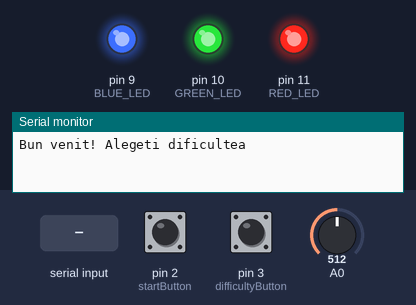
This program was run on a simulated Arduino Uno, built with avr-gcc and run on an emulated ATmega328P. Parts: output pins drawn as LEDs (lit = HIGH), the last lines printed to the serial monitor. Dashed ring = blinking. The inputs (shaded band) are chosen by the test bench; at power-on: pin 2 (startButton) HIGH, pin 3 (difficultyButton) HIGH, A0 = 512. Random numbers use the default seed unless the program sets one.

Above: at 1.2 s.
1.3 s: pin 2 (startButton) pulled LOW for 0.15 s
At 2.4 s:
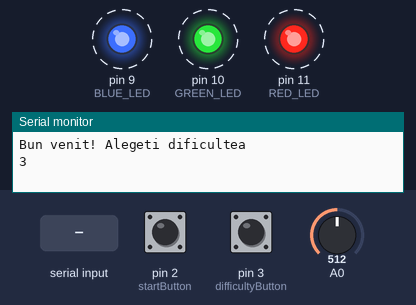
4.4 s: "Easy\n" received over Serial
At 4.9 s:
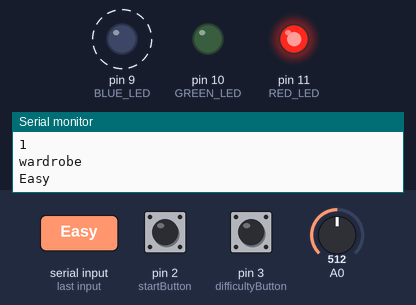
7.5 s: pin 2 (startButton) pulled LOW for 1 s
At 8.5 s:
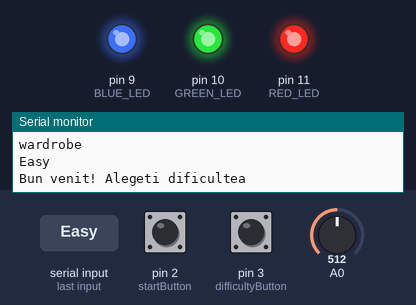
Timing chart, 0 to 10.5 s (numbered marks = the images above; inputs shaded):
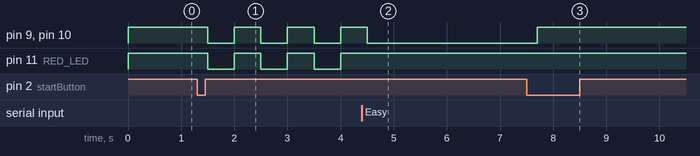

Measured:
- after the input at 1.3 s, pin 9 (BLUE_LED), pin 10 (GREEN_LED), pin 11 (RED_LED): alternates HIGH for 0.50 s and LOW for 0.50 s, starting after 0.20 s
- after the input at 4.4 s, pin 10 (GREEN_LED): HIGH → LOW after 0.10 s
- after the input at 7.5 s, pin 9 (BLUE_LED), pin 10 (GREEN_LED): LOW → HIGH after 0.20 s

The program:

main.cpp
```cpp
#include <Arduino.h>
#define RED_LED 11
#define BLUE_LED 9
#define GREEN_LED 10
#define startButton 2
#define difficultyButton 3
#define WHITE 0
#define GREEN 1
#define OFF 2
#define RED 3

volatile bool buttonPressed = false;
volatile bool dificultyPressed = false;
volatile bool gameActive = false;
volatile bool wordReady = false;
volatile bool wordCompleted = false;
String currentWord = "";
String dificulty = "Easy";
String userInput = "";
unsigned int index = 0;
unsigned int timer1_compare = 10;
volatile unsigned int seconds = 0;

int score = 0;
unsigned long roundStartTime = 0;
const unsigned long ROUND_DURATION = 30000;

const char *dictionar[] = {
    "machine", "cat", "apple", "withdraw", "applies",
    "computer", "park", "museum", "waterpark", "settle",
    "language", "speak", "nest", "best", "wardrobe", "blueberry",
    "peach", "watermelon", "hammer", "street", "corner", "shop",
    "nails", "coffin", "circus", "cherry", "about", "update",
    "mountain", "fountain", "summer", "autumn", "fall", "spring", "winter",
    "cheeseburger", "restaurant", "writer", "exclusive", "headphones",
    "helmet", "motorbike", "bicycle", "princess", "castle", "kingdom",
    "lives", "travells", "is", "monkey", "painting", "dancing", "fight",
    "sword", "library", "eats", "thinking", "queue"};
const int numWords = sizeof(dictionar) / sizeof(dictionar[0]);

String getRandomWord()
{
    int index = random(numWords);
    return String(dictionar[index]);
}

void timer1ISR()
{
    if (gameActive && !wordCompleted)
    {
        currentWord = getRandomWord();
        wordReady = true;
    }
}

void setupTimer1()
{
    noInterrupts();
    TCCR1A = 0;
    TCCR1B = 0;
    TCNT1 = 0;

    TCCR1B |= (1 << WGM12);
    TCCR1B |= (1 << CS12);
    OCR1A = 62500;
    TIMSK1 |= (1 << OCIE1A);
    interrupts();
}

ISR(TIMER1_COMPA_vect)
{
    seconds++;
    if (seconds >= timer1_compare)
    {
        seconds = 0;
        timer1ISR();
    }
}

void handleButton()
{
    buttonPressed = true;
}

void handleDifficulty()
{
    dificultyPressed = true;
}

void level()
{
    if (dificulty == "Easy")
    {
        dificulty = "Medium";
        Serial.println("Medium mode on");
        timer1_compare = 5;
        setupTimer1(); // 5 secunde pentru dificultate medie
    }
    else if (dificulty == "Medium")
    {
        dificulty = "Hard";
        Serial.println("Hard mode on");
        timer1_compare = 3;
        setupTimer1(); // 3 secunde pentru dificultate mare
    }
    else
    {
        dificulty = "Easy";
        Serial.println("Easy mode on");
        timer1_compare = 10;
        setupTimer1(); // 10 secunde pentru dificultate ușoară
    }
}

void setup()
{
    Serial.begin(9600);
    Serial.println("Bun venit! Alegeti dificultea");

    randomSeed(analogRead(0));

    pinMode(RED_LED, OUTPUT);
    pinMode(BLUE_LED, OUTPUT);
    pinMode(GREEN_LED, OUTPUT);
    pinMode(startButton, INPUT_PULLUP);
    pinMode(difficultyButton, INPUT_PULLUP);

    digitalWrite(RED_LED, HIGH);
    digitalWrite(BLUE_LED, HIGH);
    digitalWrite(GREEN_LED, HIGH);

    attachInterrupt(digitalPinToInterrupt(startButton), handleButton, FALLING);
    attachInterrupt(digitalPinToInterrupt(difficultyButton), handleDifficulty, FALLING);
}

void setColor(int color)
{
    switch (color)
    {
    case WHITE:
        digitalWrite(RED_LED, HIGH);
        digitalWrite(BLUE_LED, HIGH);
        digitalWrite(GREEN_LED, HIGH);
        break;
    case GREEN:
        digitalWrite(RED_LED, LOW);
        digitalWrite(BLUE_LED, LOW);
        digitalWrite(GREEN_LED, HIGH);
        break;
    case OFF:
        digitalWrite(RED_LED, LOW);
        digitalWrite(BLUE_LED, LOW);
        digitalWrite(GREEN_LED, LOW);
        break;
    case RED:
        digitalWrite(GREEN_LED, LOW);
        digitalWrite(BLUE_LED, LOW);
        digitalWrite(RED_LED, HIGH);
        break;
    }
}

void blink()
{
    for (int i = 3; i >= 1; i--)
    {
        setColor(OFF);
        delay(500);
        setColor(WHITE);
        Serial.println(i);
        delay(500);
    }
}

void clearSerialBuffer()
{
    while (Serial.available() > 0)
    {
        Serial.read();
    }
}

void gameRound()
{
    while (Serial.available())
    {
        char incomingChar = Serial.read();
        if (incomingChar == '\b' && userInput.length() > 0)
        {
            userInput.remove(userInput.length() - 1);
            Serial.print('\b');
            setColor(GREEN);
        }
        else if (incomingChar != '\b')
        {
            userInput += incomingChar;
            Serial.print(incomingChar);

            if (incomingChar == currentWord[index])
            {
                setColor(GREEN);
                index++;

                if (index == currentWord.length())
                {
                    score++;
                    wordCompleted = true;
                    currentWord = getRandomWord();
                    Serial.print('\n');
                    Serial.println(currentWord);
                    index = 0;
                    userInput = "";
                }
            }
            else
            {
                setColor(RED);
            }
        }
    }
}

void loop()
{
    if (gameActive && (millis() - roundStartTime >= ROUND_DURATION))
    {
        Serial.print("Timp expirat! Ai scris corect ");
        Serial.print(score);
        Serial.println(" cuvinte.");

        gameActive = false;
        score = 0;
        userInput = "";
        index = 0;
        return;
    }

    if (buttonPressed)
    {
        delay(200);
        if (!gameActive)
        {
            blink();
            setColor(GREEN);
            currentWord = getRandomWord();
            Serial.println(currentWord);
            roundStartTime = millis();
            score = 0;
            gameActive = true;
        }
        else
        {
            gameActive = false;
            setup();
        }
        buttonPressed = false;
        clearSerialBuffer();
    }

    if (dificultyPressed)
    {
        delay(200);
        if (!gameActive)
        {
            level();
        }
        dificultyPressed = false;
    }

    if (wordReady)
    {
        Serial.print('\n');
        Serial.println(currentWord);
        userInput = "";
        index = 0;
        wordReady = false;
        wordCompleted = false;
    }

    if (gameActive && Serial.available())
    {
        gameRound();
    }
}
```
